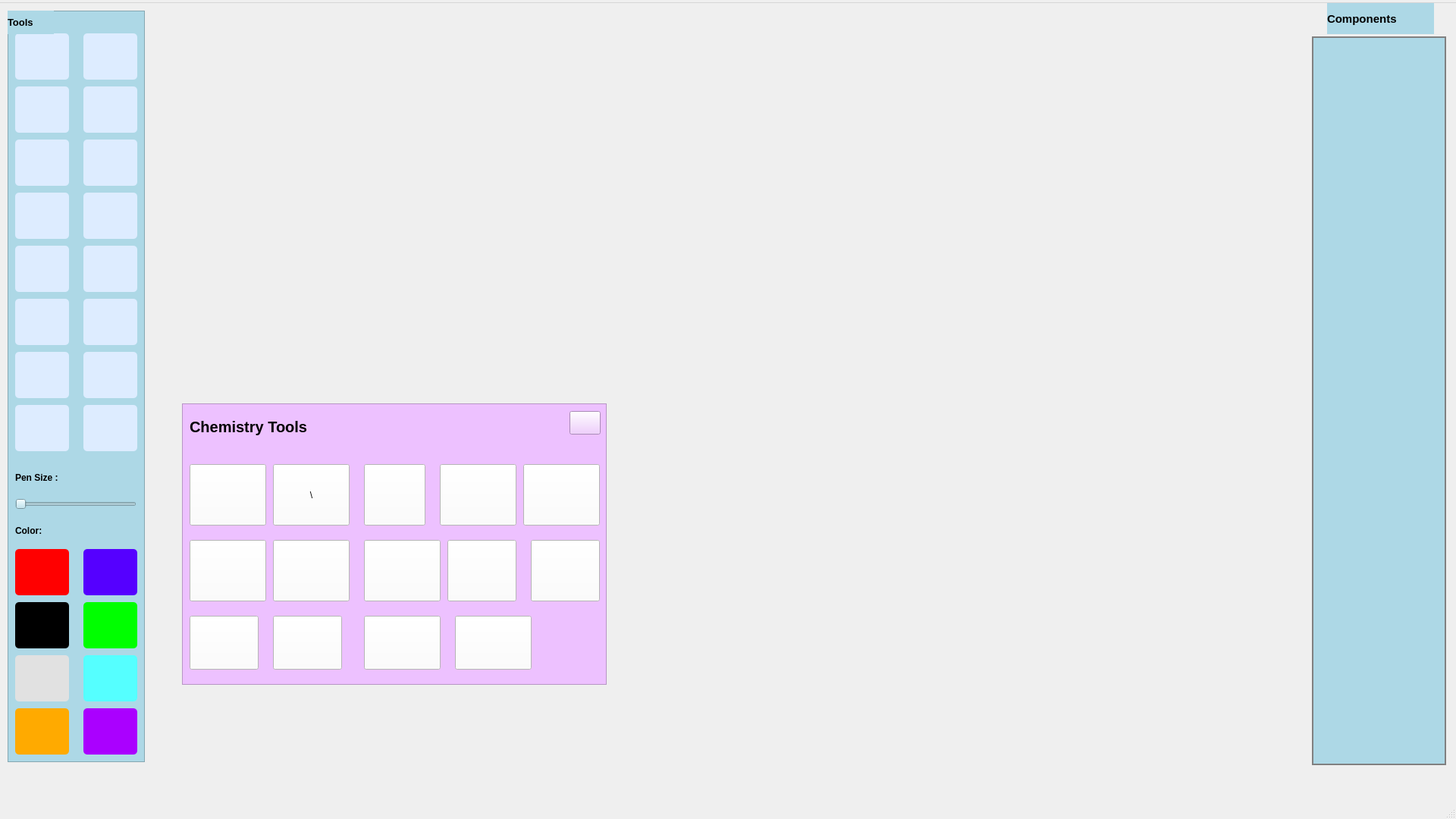
<?xml version="1.0" encoding="UTF-8"?>
<ui version="4.0">
 <class>MainWindow</class>
 <widget class="QMainWindow" name="MainWindow">
  <property name="geometry">
   <rect>
    <x>0</x>
    <y>0</y>
    <width>1920</width>
    <height>1080</height>
   </rect>
  </property>
  <property name="windowTitle">
   <string>MainWindow</string>
  </property>
  <property name="styleSheet">
   <string notr="true"/>
  </property>
  <widget class="QWidget" name="centralwidget">
   <widget class="QListWidget" name="listWidget">
    <property name="geometry">
     <rect>
      <x>1730</x>
      <y>44</y>
      <width>177</width>
      <height>961</height>
     </rect>
    </property>
    <property name="font">
     <font>
      <pointsize>14</pointsize>
      <weight>75</weight>
      <bold>true</bold>
     </font>
    </property>
    <property name="styleSheet">
     <string notr="true">border:2px solid gray;
background-color: rgb(173, 216, 230);</string>
    </property>
   </widget>
   <widget class="QFrame" name="toolsPanel">
    <property name="geometry">
     <rect>
      <x>10</x>
      <y>10</y>
      <width>181</width>
      <height>991</height>
     </rect>
    </property>
    <property name="styleSheet">
     <string notr="true">
background-color: rgb(173, 216, 230);</string>
    </property>
    <property name="frameShape">
     <enum>QFrame::StyledPanel</enum>
    </property>
    <property name="frameShadow">
     <enum>QFrame::Raised</enum>
    </property>
    <widget class="QPushButton" name="freeHandTool">
     <property name="geometry">
      <rect>
       <x>10</x>
       <y>30</y>
       <width>71</width>
       <height>61</height>
      </rect>
     </property>
     <property name="font">
      <font>
       <pointsize>12</pointsize>
      </font>
     </property>
     <property name="cursor">
      <cursorShape>PointingHandCursor</cursorShape>
     </property>
     <property name="toolTip">
      <string/>
     </property>
     <property name="styleSheet">
      <string notr="true">background-color: rgb(221,236,255);
border-radius:5px;
padding:2px;</string>
     </property>
     <property name="text">
      <string/>
     </property>
    </widget>
    <widget class="QPushButton" name="goToLineInfoPanel">
     <property name="geometry">
      <rect>
       <x>100</x>
       <y>30</y>
       <width>71</width>
       <height>61</height>
      </rect>
     </property>
     <property name="font">
      <font>
       <pointsize>13</pointsize>
      </font>
     </property>
     <property name="cursor">
      <cursorShape>PointingHandCursor</cursorShape>
     </property>
     <property name="toolTip">
      <string/>
     </property>
     <property name="styleSheet">
      <string notr="true">
background-color: rgb(221,236,255);
border-radius:5px;
padding:2px;</string>
     </property>
     <property name="text">
      <string/>
     </property>
    </widget>
    <widget class="QPushButton" name="goToEllipseInfoPanel">
     <property name="geometry">
      <rect>
       <x>10</x>
       <y>100</y>
       <width>71</width>
       <height>61</height>
      </rect>
     </property>
     <property name="font">
      <font>
       <pointsize>13</pointsize>
      </font>
     </property>
     <property name="cursor">
      <cursorShape>PointingHandCursor</cursorShape>
     </property>
     <property name="toolTip">
      <string/>
     </property>
     <property name="styleSheet">
      <string notr="true">border-color: rgb(0, 0, 0);
image: url(:/images/Icon Archieve/circle_icon1.png);
background-color: rgb(221, 236, 255);
border-radius:5px;
padding:2px;
</string>
     </property>
     <property name="text">
      <string/>
     </property>
    </widget>
    <widget class="QPushButton" name="goToRectangleInfoPanel">
     <property name="geometry">
      <rect>
       <x>100</x>
       <y>100</y>
       <width>71</width>
       <height>61</height>
      </rect>
     </property>
     <property name="font">
      <font>
       <pointsize>14</pointsize>
      </font>
     </property>
     <property name="cursor">
      <cursorShape>PointingHandCursor</cursorShape>
     </property>
     <property name="toolTip">
      <string/>
     </property>
     <property name="styleSheet">
      <string notr="true">border-color: rgb(0, 0, 0);
image: url(:/images/Icon Archieve/rectangle_icon.png);
background-color: rgb(221,236,255);
border-radius:5px;
padding:2px;
</string>
     </property>
     <property name="text">
      <string/>
     </property>
    </widget>
    <widget class="QPushButton" name="pickTool">
     <property name="geometry">
      <rect>
       <x>10</x>
       <y>170</y>
       <width>71</width>
       <height>61</height>
      </rect>
     </property>
     <property name="font">
      <font>
       <pointsize>14</pointsize>
      </font>
     </property>
     <property name="cursor">
      <cursorShape>PointingHandCursor</cursorShape>
     </property>
     <property name="toolTip">
      <string/>
     </property>
     <property name="styleSheet">
      <string notr="true">border-color: rgb(0, 0, 0);
image: url(:/images/Icon Archieve/pick_tool_icon.png);
background-color: rgb(221, 236, 255);

border-radius:5px;
padding:2px;</string>
     </property>
     <property name="text">
      <string/>
     </property>
    </widget>
    <widget class="QPushButton" name="deleteButton">
     <property name="geometry">
      <rect>
       <x>100</x>
       <y>170</y>
       <width>71</width>
       <height>61</height>
      </rect>
     </property>
     <property name="font">
      <font>
       <pointsize>14</pointsize>
      </font>
     </property>
     <property name="cursor">
      <cursorShape>PointingHandCursor</cursorShape>
     </property>
     <property name="toolTip">
      <string/>
     </property>
     <property name="styleSheet">
      <string notr="true">border-color: rgb(0, 0, 0);
image: url(:/images/Icon Archieve/delete_icon.png);
background-color: rgb(221, 236, 255);
border-radius:5px;
padding:2px;

</string>
     </property>
     <property name="text">
      <string/>
     </property>
    </widget>
    <widget class="QPushButton" name="groupButton">
     <property name="geometry">
      <rect>
       <x>10</x>
       <y>240</y>
       <width>71</width>
       <height>61</height>
      </rect>
     </property>
     <property name="font">
      <font>
       <pointsize>9</pointsize>
      </font>
     </property>
     <property name="toolTip">
      <string/>
     </property>
     <property name="styleSheet">
      <string notr="true">background-color: rgb(221, 236, 255);
image: url(:/images/Icon Archieve/group_icon.png);
border-radius:5px;
padding:2px;</string>
     </property>
     <property name="text">
      <string/>
     </property>
    </widget>
    <widget class="QPushButton" name="ungroupButton">
     <property name="geometry">
      <rect>
       <x>100</x>
       <y>240</y>
       <width>71</width>
       <height>61</height>
      </rect>
     </property>
     <property name="font">
      <font>
       <pointsize>8</pointsize>
      </font>
     </property>
     <property name="toolTip">
      <string/>
     </property>
     <property name="styleSheet">
      <string notr="true">background-color: rgb(221, 236, 255);
border-radius:5px;
padding:2px;
image: url(:/images/Icon Archieve/ungroup_icon.png);</string>
     </property>
     <property name="text">
      <string/>
     </property>
    </widget>
    <widget class="QPushButton" name="saveButton">
     <property name="geometry">
      <rect>
       <x>10</x>
       <y>450</y>
       <width>71</width>
       <height>61</height>
      </rect>
     </property>
     <property name="toolTip">
      <string/>
     </property>
     <property name="styleSheet">
      <string notr="true">background-color: rgb(221, 236, 255);
border-radius:5px;
padding:2px;</string>
     </property>
     <property name="text">
      <string/>
     </property>
    </widget>
    <widget class="QPushButton" name="openButton">
     <property name="geometry">
      <rect>
       <x>100</x>
       <y>450</y>
       <width>71</width>
       <height>61</height>
      </rect>
     </property>
     <property name="toolTip">
      <string/>
     </property>
     <property name="styleSheet">
      <string notr="true">background-color: rgb(221, 236, 255);
image: url(:/images/Icon Archieve/open_icon.png);
border-radius:5px;
padding:2px;</string>
     </property>
     <property name="text">
      <string/>
     </property>
    </widget>
    <widget class="QSlider" name="horizontalSlider">
     <property name="geometry">
      <rect>
       <x>10</x>
       <y>640</y>
       <width>160</width>
       <height>22</height>
      </rect>
     </property>
     <property name="orientation">
      <enum>Qt::Horizontal</enum>
     </property>
    </widget>
    <widget class="QLabel" name="label">
     <property name="geometry">
      <rect>
       <x>10</x>
       <y>600</y>
       <width>81</width>
       <height>31</height>
      </rect>
     </property>
     <property name="font">
      <font>
       <pointsize>9</pointsize>
       <weight>75</weight>
       <bold>true</bold>
      </font>
     </property>
     <property name="text">
      <string>Pen Size :</string>
     </property>
    </widget>
    <widget class="QLabel" name="label_3">
     <property name="geometry">
      <rect>
       <x>10</x>
       <y>670</y>
       <width>55</width>
       <height>31</height>
      </rect>
     </property>
     <property name="font">
      <font>
       <pointsize>9</pointsize>
       <weight>75</weight>
       <bold>true</bold>
      </font>
     </property>
     <property name="text">
      <string>Color:</string>
     </property>
    </widget>
    <widget class="QPushButton" name="redColorButton">
     <property name="geometry">
      <rect>
       <x>10</x>
       <y>710</y>
       <width>71</width>
       <height>61</height>
      </rect>
     </property>
     <property name="font">
      <font>
       <pointsize>8</pointsize>
      </font>
     </property>
     <property name="toolTip">
      <string/>
     </property>
     <property name="styleSheet">
      <string notr="true">background-color: rgb(255, 0, 0);
border-radius:5px;
padding:2px;</string>
     </property>
     <property name="text">
      <string/>
     </property>
    </widget>
    <widget class="QPushButton" name="blueColorButton">
     <property name="geometry">
      <rect>
       <x>100</x>
       <y>710</y>
       <width>71</width>
       <height>61</height>
      </rect>
     </property>
     <property name="font">
      <font>
       <pointsize>8</pointsize>
      </font>
     </property>
     <property name="toolTip">
      <string/>
     </property>
     <property name="styleSheet">
      <string notr="true">
background-color: rgb(85, 0, 255);
border-radius:5px;
padding:2px;</string>
     </property>
     <property name="text">
      <string/>
     </property>
    </widget>
    <widget class="QPushButton" name="blackColorButton">
     <property name="geometry">
      <rect>
       <x>10</x>
       <y>780</y>
       <width>71</width>
       <height>61</height>
      </rect>
     </property>
     <property name="font">
      <font>
       <pointsize>8</pointsize>
      </font>
     </property>
     <property name="toolTip">
      <string/>
     </property>
     <property name="styleSheet">
      <string notr="true">background-color: rgb(0, 0, 0);
border-radius:5px;
padding:2px;</string>
     </property>
     <property name="text">
      <string/>
     </property>
    </widget>
    <widget class="QPushButton" name="greenColorButton">
     <property name="geometry">
      <rect>
       <x>100</x>
       <y>780</y>
       <width>71</width>
       <height>61</height>
      </rect>
     </property>
     <property name="font">
      <font>
       <pointsize>8</pointsize>
      </font>
     </property>
     <property name="toolTip">
      <string/>
     </property>
     <property name="styleSheet">
      <string notr="true">background-color: rgb(0, 255, 0);
border-radius:5px;
padding:2px;</string>
     </property>
     <property name="text">
      <string/>
     </property>
    </widget>
    <widget class="QPushButton" name="greyColorButton">
     <property name="geometry">
      <rect>
       <x>10</x>
       <y>850</y>
       <width>71</width>
       <height>61</height>
      </rect>
     </property>
     <property name="font">
      <font>
       <pointsize>8</pointsize>
      </font>
     </property>
     <property name="toolTip">
      <string/>
     </property>
     <property name="styleSheet">
      <string notr="true">background-color: rgb(225, 225, 225);
border-radius:5px;
padding:2px;</string>
     </property>
     <property name="text">
      <string/>
     </property>
    </widget>
    <widget class="QPushButton" name="lightBlueColorButton">
     <property name="geometry">
      <rect>
       <x>100</x>
       <y>850</y>
       <width>71</width>
       <height>61</height>
      </rect>
     </property>
     <property name="font">
      <font>
       <pointsize>8</pointsize>
      </font>
     </property>
     <property name="toolTip">
      <string/>
     </property>
     <property name="styleSheet">
      <string notr="true">background-color: rgb(85, 255, 255);
border-radius:5px;
padding:2px;</string>
     </property>
     <property name="text">
      <string/>
     </property>
    </widget>
    <widget class="QPushButton" name="orangeColorButton">
     <property name="geometry">
      <rect>
       <x>10</x>
       <y>920</y>
       <width>71</width>
       <height>61</height>
      </rect>
     </property>
     <property name="font">
      <font>
       <pointsize>8</pointsize>
      </font>
     </property>
     <property name="toolTip">
      <string/>
     </property>
     <property name="styleSheet">
      <string notr="true">background-color: rgb(255, 170, 0);
border-radius:5px;
padding:2px;</string>
     </property>
     <property name="text">
      <string/>
     </property>
    </widget>
    <widget class="QPushButton" name="voiletColorButton">
     <property name="geometry">
      <rect>
       <x>100</x>
       <y>920</y>
       <width>71</width>
       <height>61</height>
      </rect>
     </property>
     <property name="font">
      <font>
       <pointsize>8</pointsize>
      </font>
     </property>
     <property name="toolTip">
      <string/>
     </property>
     <property name="styleSheet">
      <string notr="true">background-color: rgb(170, 0, 255);
border-radius:5px;
padding:2px;</string>
     </property>
     <property name="text">
      <string/>
     </property>
    </widget>
    <widget class="QLabel" name="label_2">
     <property name="geometry">
      <rect>
       <x>0</x>
       <y>0</y>
       <width>61</width>
       <height>31</height>
      </rect>
     </property>
     <property name="font">
      <font>
       <pointsize>10</pointsize>
       <weight>75</weight>
       <bold>true</bold>
      </font>
     </property>
     <property name="styleSheet">
      <string notr="true">background-color: rgb(173, 216, 230);</string>
     </property>
     <property name="text">
      <string>Tools</string>
     </property>
    </widget>
    <widget class="QPushButton" name="resizePushButton">
     <property name="geometry">
      <rect>
       <x>10</x>
       <y>310</y>
       <width>71</width>
       <height>61</height>
      </rect>
     </property>
     <property name="styleSheet">
      <string notr="true">background-color: rgb(221, 236, 255);
border-radius:5px;
padding:2px;</string>
     </property>
     <property name="text">
      <string/>
     </property>
    </widget>
    <widget class="QPushButton" name="addNewPage">
     <property name="geometry">
      <rect>
       <x>100</x>
       <y>310</y>
       <width>71</width>
       <height>61</height>
      </rect>
     </property>
     <property name="toolTip">
      <string/>
     </property>
     <property name="styleSheet">
      <string notr="true">background-color: rgb(221, 236, 255);
border-radius:5px;
padding:2px;
image: url(:/images/Icon Archieve/save_icon.png);</string>
     </property>
     <property name="text">
      <string/>
     </property>
    </widget>
    <widget class="QPushButton" name="insertImage">
     <property name="geometry">
      <rect>
       <x>10</x>
       <y>380</y>
       <width>71</width>
       <height>61</height>
      </rect>
     </property>
     <property name="toolTip">
      <string/>
     </property>
     <property name="styleSheet">
      <string notr="true">background-color: rgb(221, 236, 255);
border-radius:5px;
padding:2px;
image: url(:/images/Icon Archieve/save_icon.png);</string>
     </property>
     <property name="text">
      <string/>
     </property>
    </widget>
    <widget class="QPushButton" name="createLine">
     <property name="geometry">
      <rect>
       <x>100</x>
       <y>380</y>
       <width>71</width>
       <height>61</height>
      </rect>
     </property>
     <property name="toolTip">
      <string/>
     </property>
     <property name="styleSheet">
      <string notr="true">background-color: rgb(221, 236, 255);
border-radius:5px;
padding:2px;
image: url(:/images/Icon Archieve/save_icon.png);</string>
     </property>
     <property name="text">
      <string/>
     </property>
    </widget>
    <widget class="QPushButton" name="clearCanvas">
     <property name="geometry">
      <rect>
       <x>10</x>
       <y>520</y>
       <width>71</width>
       <height>61</height>
      </rect>
     </property>
     <property name="toolTip">
      <string/>
     </property>
     <property name="styleSheet">
      <string notr="true">background-color: rgb(221, 236, 255);
border-radius:5px;
padding:2px;</string>
     </property>
     <property name="text">
      <string/>
     </property>
    </widget>
    <widget class="QPushButton" name="chemistryBoard">
     <property name="geometry">
      <rect>
       <x>100</x>
       <y>520</y>
       <width>71</width>
       <height>61</height>
      </rect>
     </property>
     <property name="toolTip">
      <string/>
     </property>
     <property name="styleSheet">
      <string notr="true">background-color: rgb(221, 236, 255);
border-radius:5px;
padding:2px;</string>
     </property>
     <property name="text">
      <string/>
     </property>
    </widget>
   </widget>
   <widget class="QLabel" name="componentLabel">
    <property name="geometry">
     <rect>
      <x>1750</x>
      <y>0</y>
      <width>141</width>
      <height>41</height>
     </rect>
    </property>
    <property name="font">
     <font>
      <pointsize>11</pointsize>
      <weight>75</weight>
      <bold>true</bold>
     </font>
    </property>
    <property name="styleSheet">
     <string notr="true">background-color: rgb(173, 216, 230);</string>
    </property>
    <property name="text">
     <string>Components</string>
    </property>
   </widget>
   <widget class="QFrame" name="mainFrame">
    <property name="geometry">
     <rect>
      <x>240</x>
      <y>528</y>
      <width>560</width>
      <height>371</height>
     </rect>
    </property>
    <property name="styleSheet">
     <string notr="true">
background-color: rgb(237, 193, 255);</string>
    </property>
    <property name="frameShape">
     <enum>QFrame::StyledPanel</enum>
    </property>
    <property name="frameShadow">
     <enum>QFrame::Raised</enum>
    </property>
    <widget class="QPushButton" name="mole">
     <property name="geometry">
      <rect>
       <x>10</x>
       <y>80</y>
       <width>101</width>
       <height>81</height>
      </rect>
     </property>
     <property name="styleSheet">
      <string notr="true">image: url(:/images/mole1.png);
background-color: rgb(254, 254, 254);</string>
     </property>
     <property name="text">
      <string/>
     </property>
    </widget>
    <widget class="QPushButton" name="atomicStructure">
     <property name="geometry">
      <rect>
       <x>120</x>
       <y>80</y>
       <width>101</width>
       <height>81</height>
      </rect>
     </property>
     <property name="styleSheet">
      <string notr="true">image: url(:/images/atomic1.png);
background-color: rgb(254, 254, 254);</string>
     </property>
     <property name="text">
      <string>\</string>
     </property>
    </widget>
    <widget class="QPushButton" name="bohrModel">
     <property name="geometry">
      <rect>
       <x>360</x>
       <y>280</y>
       <width>101</width>
       <height>71</height>
      </rect>
     </property>
     <property name="styleSheet">
      <string notr="true">image: url(:/images/bohr_model.png);
background-color: rgb(254, 254, 254);</string>
     </property>
     <property name="text">
      <string/>
     </property>
    </widget>
    <widget class="QPushButton" name="bodyCentered">
     <property name="geometry">
      <rect>
       <x>240</x>
       <y>80</y>
       <width>81</width>
       <height>81</height>
      </rect>
     </property>
     <property name="styleSheet">
      <string notr="true">image: url(:/images/bodyCentered_solid.png);
background-color: rgb(254, 254, 254);</string>
     </property>
     <property name="text">
      <string/>
     </property>
    </widget>
    <widget class="QPushButton" name="faceCentered">
     <property name="geometry">
      <rect>
       <x>340</x>
       <y>80</y>
       <width>101</width>
       <height>81</height>
      </rect>
     </property>
     <property name="styleSheet">
      <string notr="true">image: url(:/images/faceCentered_solid.png);
background-color: rgb(254, 254, 254);</string>
     </property>
     <property name="text">
      <string/>
     </property>
    </widget>
    <widget class="QPushButton" name="hexagonal">
     <property name="geometry">
      <rect>
       <x>240</x>
       <y>280</y>
       <width>101</width>
       <height>71</height>
      </rect>
     </property>
     <property name="styleSheet">
      <string notr="true">image: url(:/images/hexagonal_closed.png);
background-color: rgb(254, 254, 254);</string>
     </property>
     <property name="text">
      <string/>
     </property>
    </widget>
    <widget class="QPushButton" name="periodicTable">
     <property name="geometry">
      <rect>
       <x>450</x>
       <y>80</y>
       <width>101</width>
       <height>81</height>
      </rect>
     </property>
     <property name="styleSheet">
      <string notr="true">image: url(:/images/periodic_table.jpg);

background-color: rgb(254, 254, 254);</string>
     </property>
     <property name="text">
      <string/>
     </property>
    </widget>
    <widget class="QPushButton" name="periodicFormula">
     <property name="geometry">
      <rect>
       <x>10</x>
       <y>180</y>
       <width>101</width>
       <height>81</height>
      </rect>
     </property>
     <property name="styleSheet">
      <string notr="true">image: url(:/images/periodic1_imp_formula.jpg);
background-color: rgb(254, 254, 254);</string>
     </property>
     <property name="text">
      <string/>
     </property>
    </widget>
    <widget class="QPushButton" name="methane">
     <property name="geometry">
      <rect>
       <x>120</x>
       <y>180</y>
       <width>101</width>
       <height>81</height>
      </rect>
     </property>
     <property name="styleSheet">
      <string notr="true">image: url(:/images/methane.png);
background-color: rgb(254, 254, 254);</string>
     </property>
     <property name="text">
      <string/>
     </property>
    </widget>
    <widget class="QPushButton" name="methylAlcohol">
     <property name="geometry">
      <rect>
       <x>240</x>
       <y>180</y>
       <width>101</width>
       <height>81</height>
      </rect>
     </property>
     <property name="styleSheet">
      <string notr="true">image: url(:/images/methylAlcohol.png);
background-color: rgb(254, 254, 254);</string>
     </property>
     <property name="text">
      <string/>
     </property>
    </widget>
    <widget class="QPushButton" name="formaldehyde">
     <property name="geometry">
      <rect>
       <x>350</x>
       <y>180</y>
       <width>91</width>
       <height>81</height>
      </rect>
     </property>
     <property name="styleSheet">
      <string notr="true">image: url(:/images/formaldehyde.png);
background-color: rgb(254, 254, 254);</string>
     </property>
     <property name="text">
      <string/>
     </property>
    </widget>
    <widget class="QPushButton" name="diethylEther">
     <property name="geometry">
      <rect>
       <x>10</x>
       <y>280</y>
       <width>91</width>
       <height>71</height>
      </rect>
     </property>
     <property name="styleSheet">
      <string notr="true">image: url(:/images/ether.png);
background-color: rgb(254, 254, 254);</string>
     </property>
     <property name="text">
      <string/>
     </property>
    </widget>
    <widget class="QPushButton" name="acetone">
     <property name="geometry">
      <rect>
       <x>120</x>
       <y>280</y>
       <width>91</width>
       <height>71</height>
      </rect>
     </property>
     <property name="styleSheet">
      <string notr="true">image: url(:/images/acetone.png);
background-color: rgb(254, 254, 254);</string>
     </property>
     <property name="text">
      <string/>
     </property>
    </widget>
    <widget class="QPushButton" name="methylAmine">
     <property name="geometry">
      <rect>
       <x>460</x>
       <y>180</y>
       <width>91</width>
       <height>81</height>
      </rect>
     </property>
     <property name="styleSheet">
      <string notr="true">image: url(:/images/Methylamine.png);
background-color: rgb(254, 254, 254);</string>
     </property>
     <property name="text">
      <string/>
     </property>
    </widget>
    <widget class="QLabel" name="chemistryLabel">
     <property name="geometry">
      <rect>
       <x>10</x>
       <y>10</y>
       <width>221</width>
       <height>41</height>
      </rect>
     </property>
     <property name="font">
      <font>
       <pointsize>15</pointsize>
       <weight>75</weight>
       <bold>true</bold>
      </font>
     </property>
     <property name="text">
      <string>Chemistry Tools</string>
     </property>
    </widget>
    <widget class="QPushButton" name="cancelButton">
     <property name="geometry">
      <rect>
       <x>511</x>
       <y>10</y>
       <width>41</width>
       <height>31</height>
      </rect>
     </property>
     <property name="styleSheet">
      <string notr="true">image: url(:/images/cancel_icon.png);</string>
     </property>
     <property name="text">
      <string/>
     </property>
    </widget>
   </widget>
  </widget>
  <widget class="QMenuBar" name="menubar">
   <property name="geometry">
    <rect>
     <x>0</x>
     <y>0</y>
     <width>1920</width>
     <height>26</height>
    </rect>
   </property>
   <widget class="QMenu" name="menuf">
    <property name="title">
     <string/>
    </property>
   </widget>
   <addaction name="menuf"/>
  </widget>
  <widget class="QStatusBar" name="statusbar"/>
 </widget>
 <resources/>
 <connections/>
</ui>
